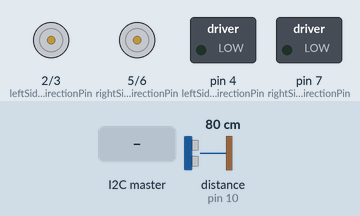
Simulated run of this sketch. Board: Arduino Uno, built with avr-gcc and run on an emulated ATmega328P. On the bench: direction and speed pins drawn as motors (green arrow = direction pin HIGH = forward, orange = LOW = backward, longer = more drive), switched loads named in the sketch (green lamp = pin HIGH). Wiring (inferred from the names in the program): ultrasonic range finder: trigger pin 9; echo pin 10. Inputs (shaded band) come from the test bench; at power-on: distance to the obstacle (sensor on pin 10) 80 cm. The echo pulse lasts 58.3 µs per cm; pins used as bus, display or sensor lines are not drawn.

Above: at 1.2 s.
1.3 s: the I2C master sends the byte 98
At 2.7 s:
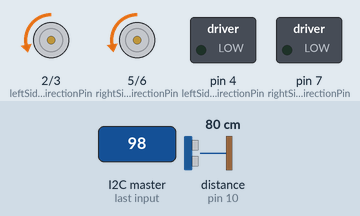
3.0 s: distance to the obstacle (sensor on pin 10) set to 25 cm
4.5 s: distance to the obstacle (sensor on pin 10) set to 19 cm
At 6.0 s:
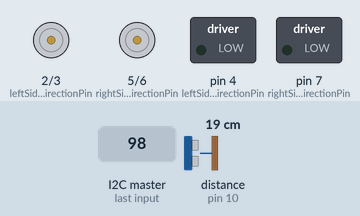
Timing chart, 0 to 7.5 s (numbered marks = the images above; inputs shaded):
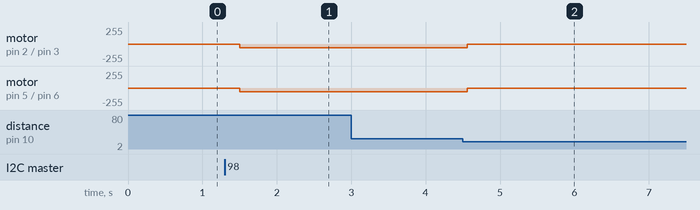

The sketch:

RoboCar_r002.ino
```cpp
#include <Wire.h>

#define DEBUG 0
#define SLAVE_ADDRESS 0x05
#define I2C_BUFFER_SIZE 6
#define LEFT_SIDE_DIRECTION_INDEX 2
#define LEFT_SIDE_SPEED_INDEX 3
#define RIGHT_SIDE_DIRECTION_INDEX 4
#define RIGHT_SIDE_SPEED_INDEX 5
#define CRITICAL_DISTANCE 20  // unit[cm]

// defines pins numbers
const int trigPin = 9;
const int echoPin = 10;

const int enRightSidePin = 6;
const int rightSideForwardDirectionPin = 7;
const int rightSideBackwardDirectionPin = 5;

const int enLeftSidePin = 3;
const int leftSideForwardDirectionPin = 4;
const int leftSideBackwardDirectionPin = 2;

// defines global variables
char rightSidePrevDirection = 0;
char leftSidePrevDirection = 0;
char rightSideDirection = 0;
char leftSideDirection = 0;
int rightSideSpeed = 0;
int leftSideSpeed = 0;

void setup()
{
    // configures pins Ultrasonic sensor
    pinMode(trigPin, OUTPUT); // Sets the trigPin as an Output
    pinMode(echoPin, INPUT); // Sets the echoPin as an Input

    // configures pins for driving motors
    pinMode(enRightSidePin, OUTPUT);
    pinMode(enLeftSidePin, OUTPUT);
    pinMode(rightSideForwardDirectionPin, OUTPUT);
    pinMode(rightSideBackwardDirectionPin, OUTPUT);
    pinMode(leftSideForwardDirectionPin, OUTPUT);
    pinMode(leftSideBackwardDirectionPin, OUTPUT);

    digitalWrite(enRightSidePin, LOW);
    digitalWrite(enLeftSidePin, LOW);
    digitalWrite(rightSideForwardDirectionPin, LOW);
    digitalWrite(rightSideBackwardDirectionPin, LOW);
    digitalWrite(leftSideForwardDirectionPin, LOW);
    digitalWrite(leftSideBackwardDirectionPin, LOW);

    // Starts the serial communication
    Serial.begin(115200);

    // Starts I2C communication
    Wire.begin(SLAVE_ADDRESS);
    Wire.onReceive(i2cReceiveData);
}

void loop()
{
    if (DEBUG)
    {
        getDataViaUart();
    }
    int currentDistance = measureDistance();
    if (currentDistance > CRITICAL_DISTANCE || (leftSideDirection == 'b' || rightSideDirection == 'b'))
    {
        setDirections();
        setSpeeds();
    }
    else if (currentDistance <= CRITICAL_DISTANCE)
    {
        leftSideDirection = 0;
        leftSideSpeed = 0;
        rightSideDirection = 0;
        rightSideSpeed = 0;

        setDirections();
        setSpeeds();

        if (DEBUG)
        {
            Serial.println("Can't move");
        }
    }
}

void getDataViaUart()
{
    if (Serial.available() > 0)
    {
        String receivedString = Serial.readStringUntil('\n');
        String part01 = getValue(receivedString, ' ', 0);
        String part02 = getValue(receivedString, ' ', 1);
        String part03 = getValue(receivedString, ' ', 2);
        String part04 = getValue(receivedString, ' ', 3);

        leftSidePrevDirection = leftSideDirection;
        rightSidePrevDirection = rightSideDirection;

        leftSideDirection = part01.charAt(0);
        leftSideSpeed = part02.toInt();
        rightSideDirection = part03.charAt(0);
        rightSideSpeed = part04.toInt();

        if (DEBUG)
        {
            Serial.print("leftSideDirection: ");
            Serial.println(leftSideDirection);
            Serial.print("leftSideSpeed: ");
            Serial.println(leftSideSpeed);
            Serial.print("rightSideDirection: ");
            Serial.println(rightSideDirection);
            Serial.print("rightSideSpeed: ");
            Serial.println(rightSideSpeed);
        }
    }
}

String getValue(String data, char separator, int index)
{
    int found = 0;
    int strIndex[] = {0, -1};
    int maxIndex = data.length()-1;

    for(int i = 0; i <= maxIndex && found <= index; i++){
    if(data.charAt(i) == separator || i == maxIndex){
        found++;
        strIndex[0] = strIndex[1] + 1;
        strIndex[1] = (i == maxIndex) ? i + 1 : i;
        }
    }

    return found>index ? data.substring(strIndex[0], strIndex[1]) : "";
}

// return distance in cm
int measureDistance()
{
    // Clears the trigPin
    digitalWrite(trigPin, LOW);
    delayMicroseconds(2);

    // Sets the trigPin on HIGH state for 10 micro seconds
    digitalWrite(trigPin, HIGH);
    delayMicroseconds(10);
    digitalWrite(trigPin, LOW);

    // Reads the echoPin, returns the sound wave travel time in microseconds
    long duration = pulseIn(echoPin, HIGH);

    // Calculating the distance
    int distance = duration*0.0343/2;

    if (DEBUG)
    {
        //Serial.print("Distance: ");
        //Serial.println(distance);
    }

    return distance;
}

void setDirections()
{
    bool leftSideDirectionChenged = (leftSidePrevDirection != leftSideDirection);

    if (leftSideDirectionChenged)
    {
        digitalWrite(leftSideForwardDirectionPin, LOW);
        digitalWrite(leftSideBackwardDirectionPin, LOW);
        delay(100);
        if (leftSideDirection == 'b'  || leftSideDirection == 98)
        {
            digitalWrite(leftSideBackwardDirectionPin, HIGH);
        }
        else if (leftSideDirection == 'f' || leftSideDirection == 102)
        {
            digitalWrite(leftSideForwardDirectionPin, HIGH);
        }
        else
        {
            if (DEBUG)
            {
                Serial.println("Invalid leftSideDirection");
            }
        }
    }

    bool rightSideDirectionChenged = (rightSidePrevDirection != rightSideDirection);
    if (rightSideDirectionChenged)
    {
        digitalWrite(rightSideForwardDirectionPin, LOW);
        digitalWrite(rightSideBackwardDirectionPin, LOW);
        delay(100);
        if (rightSideDirection == 'b' || rightSideDirection == 98)
        {
            digitalWrite(rightSideBackwardDirectionPin, HIGH);
        }
        else if (rightSideDirection == 'f' || rightSideDirection == 102)
        {
            digitalWrite(rightSideForwardDirectionPin, HIGH);
        }
        else
        {
            if (DEBUG)
            {
                Serial.println("Invalid rightSideDirection");
            }
        }
    }
}

void setSpeeds()
{
    analogWrite(enLeftSidePin, leftSideSpeed);
    analogWrite(enRightSidePin, rightSideSpeed);
}

//callback for received data via I2C
void i2cReceiveData(int byteCount)
{
    uint8_t receivedMessage[I2C_BUFFER_SIZE];
    int i = 0;
    while (Wire.available())
    {
        receivedMessage[i] = (uint8_t)Wire.read();
        if (DEBUG)
        {
            Serial.print("receivedMessage = ");
            Serial.println(receivedMessage[i]);
        }
        i++;

        if (i >= I2C_BUFFER_SIZE)
        {
            break;
        }
    }

    leftSidePrevDirection = leftSideDirection;
    rightSidePrevDirection = rightSideDirection;

    leftSideDirection = receivedMessage[LEFT_SIDE_DIRECTION_INDEX];
    leftSideSpeed = receivedMessage[LEFT_SIDE_SPEED_INDEX];
    rightSideDirection = receivedMessage[RIGHT_SIDE_DIRECTION_INDEX];
    rightSideSpeed = receivedMessage[RIGHT_SIDE_SPEED_INDEX];

    if (DEBUG)
    {
        Serial.print("leftSideDirection: ");
        Serial.println(leftSideDirection);
        Serial.print("leftSideSpeed: ");
        Serial.println(leftSideSpeed);
        Serial.print("rightSideDirection: ");
        Serial.println(rightSideDirection);
        Serial.print("rightSideSpeed: ");
        Serial.println(rightSideSpeed);
    }
}

// callback for sending data via I2C
void i2cSendData()
{
    Wire.write(42);  // just for fun :)
}
```

Measured:
- the behaviour switches between 22 and 21 cm on distance to the obstacle (sensor on pin 10) (found by bisection; images 1 and 2)
- after the input at 1.3 s, motor on pin 2 (leftSideBackwardDirectionPin) / pin 3 (enLeftSidePin): stopped → backward 55/255 after 0.20 s; motor on pin 5 (rightSideBackwardDirectionPin) / pin 6 (enRightSidePin): stopped → backward 54/255 after 0.20 s
- after the input at 3.0 s, every drawn part: stays the same
- after the input at 4.5 s, motor on pin 2 (leftSideBackwardDirectionPin) / pin 3 (enLeftSidePin): backward 55/255 → stopped after 0.06 s; motor on pin 5 (rightSideBackwardDirectionPin) / pin 6 (enRightSidePin): backward 54/255 → stopped after 0.06 s
